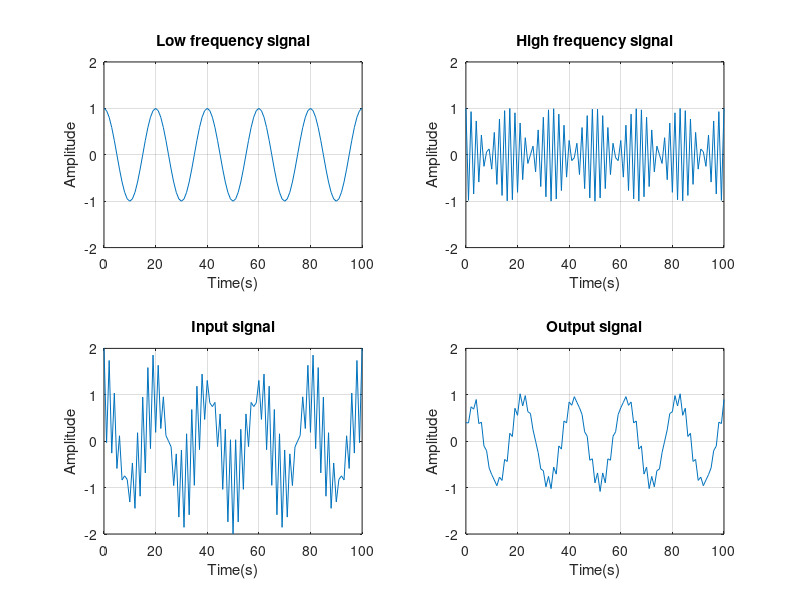
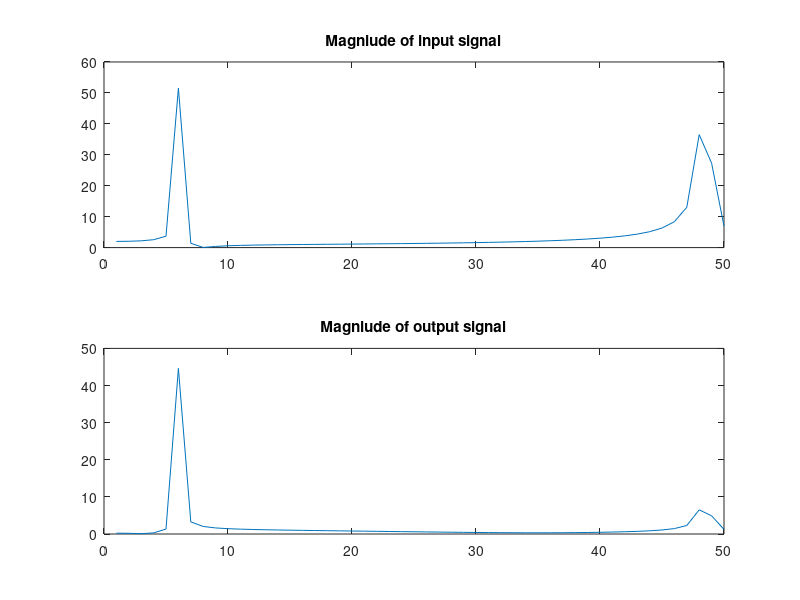

These figures' MATLAB source, in order:
n=0:100;
s1=cos(2*pi*0.05*n);
s2=cos(2*pi*0.47*n);
x=s1+s2;
M=input('Enter the order of moving average filter: ');
h=ones(1,M);
y=filter(h, 1,x)/M; %recursive/non-recursive/input signal
clf;
subplot(221);plot(n, s1);grid on;
axis([0, 100, -2, 2]); %first 2 - x, last 2 - y
xlabel('Time(s)'); ylabel('Amplitude'); title('Low frequency signal');

subplot(222);plot(n, s2); grid on;
axis([0, 100, -2, 2]); %first 2 - x, last 2 - y
xlabel('Time(s)'); ylabel('Amplitude'); title('High frequency signal');

subplot(223);plot(n, x); grid on;
axis([0, 100, -2, 2]); %first 2 - x, last 2 - y
xlabel('Time(s)'); ylabel('Amplitude'); title('Input signal');

subplot(224);plot(n, y); grid on;
axis([0, 100, -2, 2]); %first 2 - x, last 2 - y
xlabel('Time(s)'); ylabel('Amplitude'); title('Output signal');
axis;
figure;
X=abs(fft(x));
Y=abs(fft(y));
subplot(211); plot(X(1:50)); title('Magniude of input signal');
subplot(212); plot(Y(1:50)); title('Magniude of output signal');